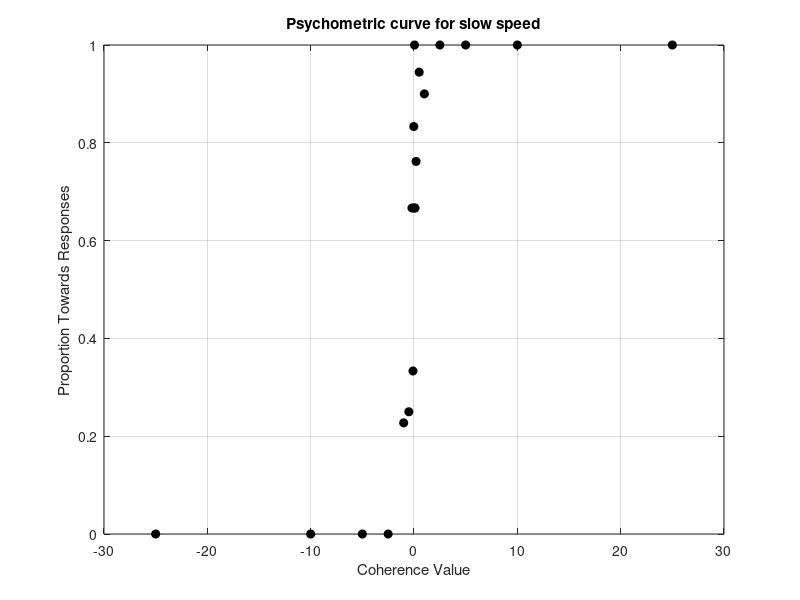

Source code (MATLAB): (Note: this script raises an error after producing the figure.)
load('A-MC-030619.mat')
% trial log can be found in results.allTrials. Rows correspond to:
% 1) sampling method
% 2) subsampling (staircase dir/order)
% 3) velocity
% 4) state (0 for stat, 1 for walking)
% 5) coherences/speed diff
% 6) response (0 = towards/1st; 1 = away/2nd)

%% Extract just the slow trials
% get the index (columns of the array) of trials that were with the slow
% speed
slowSpeed = 15;
slowVelIndex = find(results.allTrials(3,:)==slowSpeed);
% extract just the slow trials from the results.allTrials array
slowTrials = results.allTrials(:,slowVelIndex);

%% analyse the repeated trials for each coherence value
% find the different coherences that were tested (found in 5th row of the
% array)
unique_coherences = unique(slowTrials(5,:));

% initialise an array to save our data into.
% this will have the structure: 
% 1st column: coherence value
% 2nd column: number of 'toward' responses
% 3rd column: total number of repeats for this speed/coherence value

data = NaN*ones(numel(unique_coherences), 3); 
data(:,1) = unique_coherences;

% for loop to go through each unique coherence value
for icoh = 1:numel(unique_coherences)
     
    % get the index of all trials with this coherence value
     idx = find(slowTrials(5,:)==unique_coherences(icoh));
     
     % you can look at these trials with this, just remove the semi colon
     % you can see all trials are all the same speed and coherence
     slowTrials(:,idx);
     % this finds for these trials which responses were 0 (indicating a
     % 'towards' response) and then counts them (this is the numel() part).
     % We assign this to the 2nd column of the data array for the icoh row
     % (the row assigned for this coherence);
     data(icoh,2) = numel(find(slowTrials(6,idx)==0)); 
     
     % now we assign to the 3rd column the total number of repeats, simply:
     data(icoh,3) = numel(idx);
     
end
     
% look at the array:
data
% this is the format psignifit likes the data to be in to plot the full
% psychometric curve, but first we should just plot the raw data. 

% Since we have the total number of repeats for each coherence, and the number
% of 'towards' responses for each coherence, we divide the total repeats by
% the number of 'towards' responses to get a 'proportion towards responses'
% which will range between 0 and 1.

proportionTowards = data(:,2)./data(:,3); % the ./ does elementwise division
% meaning that it will take the element in the 2nd column for each row and
% divide by the element in the 3rd column of the same row.

% plot the data:
figure
plot(data(:,1), proportionTowards, 'ko', 'MarkerFaceColor', 'k')
grid on
xlabel('Coherence Value')
ylabel('Proportion Towards Responses')
title('Psychometric curve for slow speed')

%% using the psignifit toolbox

options.expType = 'YesNo'; % we need this option to plot the full curve
slowresult = psignifit(data, options);
figure
plotPsych(slowresult)

% you can see that the toolbox provides some nice plotting features, such
% as changing the size of the dots proportional to the number of repeats.
% It also needs some work - e.g. the y-axis label is not correct for our
% purposes.




